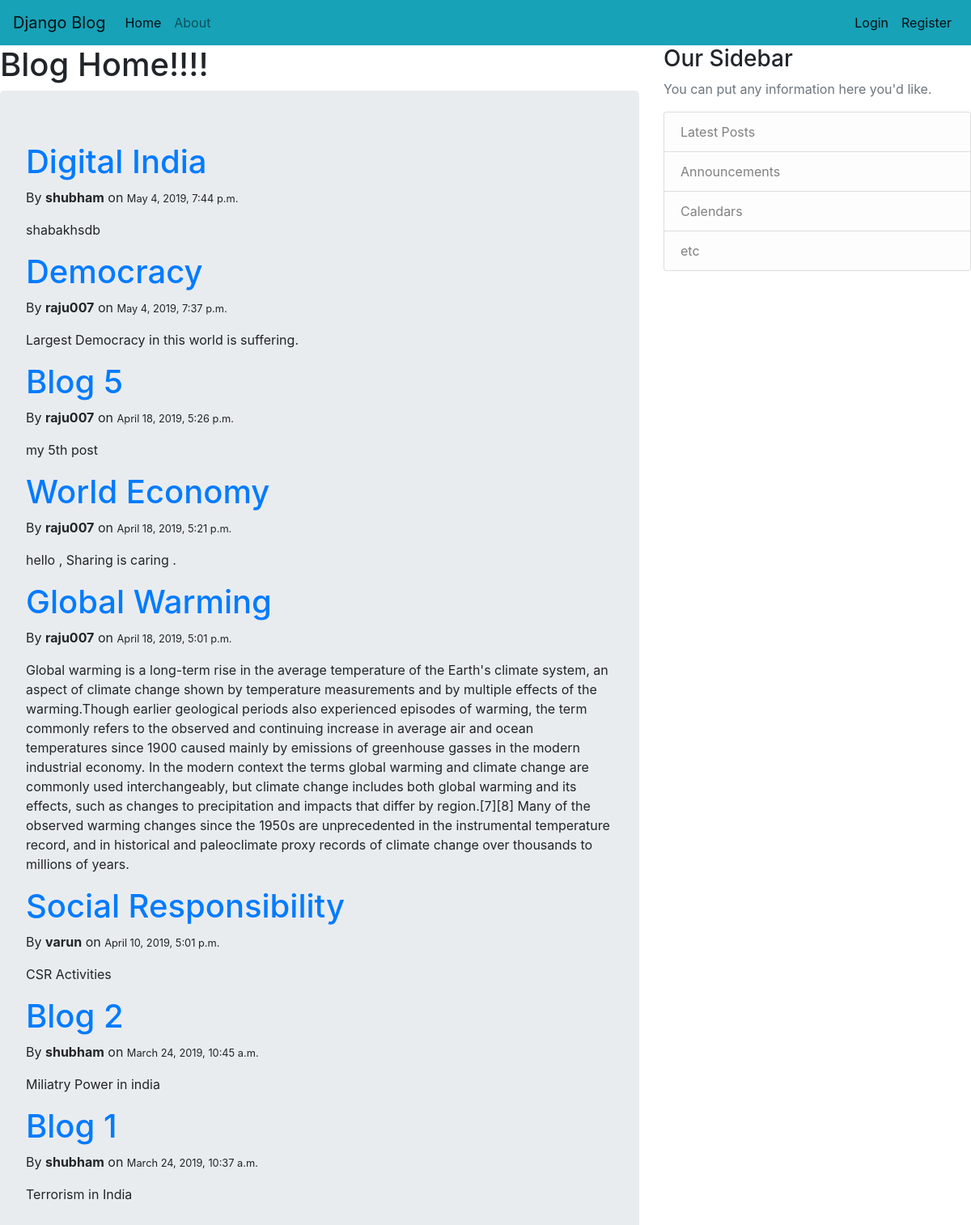
The page / on the database its author committed.
### blog/models.py (models this page shows, shortened)
class Post(models.Model):
    title = models.CharField(max_length=100)
    content = models.TextField()
    date_posted = models.DateTimeField(default=timezone.now)
    author = models.ForeignKey(User, on_delete=models.CASCADE)

### blog/views.py (the view)
# urls.py: url('^$', PostListView.as_view(), name='blog-home'),
class PostListView(ListView):
    model = Post
    template_name = 'blog/home.html'
    context_object_name = 'posts'
    ordering = ['-date_posted']

### blog/templates/blog/home.html
    {% extends "blog/base.html" %}
    {% block content %}
    <h1>Blog Home!!!!</h1>
    <div class="jumbotron">
     {%  for post in posts %}
    <h1>  <a href="{% url 'post-detail' post.id  %}">{{ post.title }}</a></h1>
      <p>By <strong>{{ post.author }}</strong> on <small>{{post.date_posted}}</small></p>
      <p>{{ post.content }}</p>
      {% endfor %}
        </div>
    {% endblock content %}

### blog/templates/blog/base.html (shortened to what this page needs)
<!DOCTYPE html>
<html lang="en" dir="ltr">
  <head>
   <link rel="stylesheet" href="https://stackpath.bootstrapcdn.com/bootstrap/4.3.1/css/bootstrap.min.css">
  </head>
  <body>
    <nav class="navbar navbar-expand-lg navbar-light bg-info">
   <a class="navbar-brand" href="{% url 'blog-home' %}">Django Blog</a>
   <div class="collapse navbar-collapse" id="navbarSupportedContent">
   <ul class="navbar-nav mr-auto">
     <li class="nav-item active">
       <a class="nav-link" href="{% url 'blog-home' %}">Home<span class="sr-only">(current)</span></a>
     </li>
     <li class="nav-item">
       <a class="nav-link" href="{% url 'blog-about' %}">About</a>
     </li>
   </ul>
   <ul class="navbar-nav my-2 my-lg-0">
     {% if user.is_authenticated %}
     <li class="nav-item active"><a class="nav-link" href="{% url 'profile' %}">Profile<span class="sr-only">(current)</span></a></li>
     <li class="nav-item active"><a class="nav-link" href="{% url 'logout' %}">Logout<span class="sr-only">(current)</span></a></li>
     {% else %}
      <li class="nav-item active"><a class="nav-link" href="{% url 'login' %}">Login<span class="sr-only">(current)</span></a></li>
      <li class="nav-item active"><a class="nav-link" href="{% url 'register' %}">Register<span class="sr-only">(current)</span></a> </li>
      {% endif %}
    </ul>
   </div>
 </nav>
 <main role="main" class="containers">
   <div class="row">
     <div class="col-md-8">
       {% block content %}{% endblock %}
     </div>
     <div class="col-md-4">
       <div class="content-section">
         <h3>Our Sidebar</h3>
         <p class='text-muted'>You can put any information here you'd like.
           <ul class="list-group">
             <li class="list-group-item list-group-item-light">Latest Posts</li>
             <li class="list-group-item list-group-item-light">Announcements</li>
             <li class="list-group-item list-group-item-light">Calendars</li>
             <li class="list-group-item list-group-item-light">etc</li>
           </ul>
         </p>
       </div>
     </div>
   </div>
 </main>
  </body>
</html>

### rows shown on the page
Post: title "Digital India", author "shubham", date_posted "May 4, 2019, 7:44 p.m.", content "shabakhsdb"
Post: title "Democracy", author "raju007", date_posted "May 4, 2019, 7:37 p.m.", content "Largest Democracy in this world is suffering."
Post: title "Blog 5", author "raju007", date_posted "April 18, 2019, 5:26 p.m.", content "my 5th post"
Post: title "World Economy", author "raju007", date_posted "April 18, 2019, 5:21 p.m.", content "hello , Sharing is caring ."
Post: title "Global Warming", author "raju007", date_posted "April 18, 2019, 5:01 p.m.", content "Global warming is a long-term rise in the average temperature of the Earth's climate system, an aspect of climate change shown by temperature measurements and by multiple effects of the warming.Though earlier geological periods also experienced episodes of warming, the term commonly refers to the observed and continuing increase in average air and ocean temperatures since 1900 caused mainly by emissions of greenhouse gasses in the modern industrial economy. In the modern context the terms global warming and climate change are commonly used interchangeably, but climate change includes both global warming and its effects, such as changes to precipitation and impacts that differ by…"
Post: title "Social Responsibility", author "varun", date_posted "April 10, 2019, 5:01 p.m.", content "CSR Activities"
Post: title "Blog 2", author "shubham", date_posted "March 24, 2019, 10:45 a.m.", content "Miliatry Power in india"
Post: title "Blog 1", author "shubham", date_posted "March 24, 2019, 10:37 a.m.", content "Terrorism in India"
